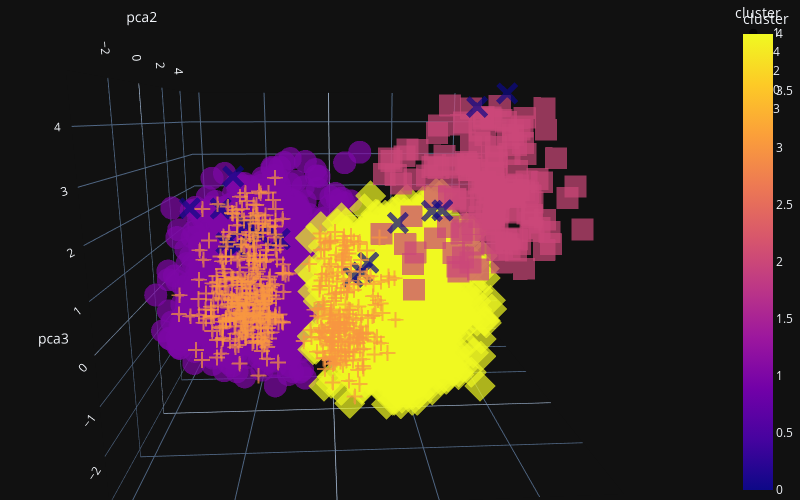

Here is the notebook cell this chart was saved with:
### Code cell
fig = px.scatter_3d(pca_df, x='pca1', y='pca2', z='pca3',
                    color='cluster',
                    symbol='cluster',
                    size_max=18, opacity=0.7)
fig.layout.height = 500
fig.layout.width = 800
fig.update_layout(margin=dict(l=0, r=0, b=0, t=0))

### Figure 1 — Plotly figure (JSON) as saved in the notebook; plotly's stock layout.template omitted (floating-point values rounded to 4 significant figures; data arrays with more than 128 entries replaced by an {"elided": "..."} marker saying what was removed)
{"data": [{"hovertemplate": "cluster=%{marker.color}<br>pca1=%{x}<br>pca2=%{y}<br>pca3=%{z}<extra></extra>", "legendgroup": "1", "marker": {"color": {"elided": "979 int values"}, "coloraxis": "coloraxis", "opacity": 0.7, "symbol": "circle"}, "mode": "markers", "name": "1", "scene": "scene", "showlegend": true, "type": "scatter3d", "x": {"elided": "979 float values"}, "y": {"elided": "979 float values"}, "z": {"elided": "979 float values"}}, {"hovertemplate": "cluster=%{marker.color}<br>pca1=%{x}<br>pca2=%{y}<br>pca3=%{z}<extra></extra>", "legendgroup": "4", "marker": {"color": {"elided": "1169 int values"}, "coloraxis": "coloraxis", "opacity": 0.7, "symbol": "diamond"}, "mode": "markers", "name": "4", "scene": "scene", "showlegend": true, "type": "scatter3d", "x": {"elided": "1169 float values"}, "y": {"elided": "1169 float values"}, "z": {"elided": "1169 float values"}}, {"hovertemplate": "cluster=%{marker.color}<br>pca1=%{x}<br>pca2=%{y}<br>pca3=%{z}<extra></extra>", "legendgroup": "2", "marker": {"color": {"elided": "155 int values"}, "coloraxis": "coloraxis", "opacity": 0.7, "symbol": "square"}, "mode": "markers", "name": "2", "scene": "scene", "showlegend": true, "type": "scatter3d", "x": {"elided": "155 float values"}, "y": {"elided": "155 float values"}, "z": {"elided": "155 float values"}}, {"hovertemplate": "cluster=%{marker.color}<br>pca1=%{x}<br>pca2=%{y}<br>pca3=%{z}<extra></extra>", "legendgroup": "0", "marker": {"color": [0, 0, 0, 0, 0, 0, 0, 0, 0, 0, 0, 0, 0, 0, 0, 0], "coloraxis": "coloraxis", "opacity": 0.7, "symbol": "x"}, "mode": "markers", "name": "0", "scene": "scene", "showlegend": true, "type": "scatter3d", "x": [3.781, 2.323, 2.541, -1.707, 3.454, -2.184, 0.7882, -1.981, 1.662, -2.569, -1.233, -3.407, -2.27, 0.9886, -2.756, 0.5636], "y": [-1.094, -0.4872, -0.6181, -0.2969, 0.1608, -0.8067, 1.02, -0.5517, 0.5976, 0.1893, -0.4348, 0.2858, -0.2148, 1.539, 0.7488, 1.539], "z": [4.648, 2.013, 2.046, 1.462, 4.384, 2.869, 0.1634, 1.734, 1.549, 1.165, 1.376, 2.01, 1.157, 0.2998, 1.927, -0.09174]}, {"hovertemplate": "cluster=%{marker.color}<br>pca1=%{x}<br>pca2=%{y}<br>pca3=%{z}<extra></extra>", "legendgroup": "3", "marker": {"color": {"elided": "504 int values"}, "coloraxis": "coloraxis", "opacity": 0.7, "symbol": "cross"}, "mode": "markers", "name": "3", "scene": "scene", "showlegend": true, "type": "scatter3d", "x": {"elided": "504 float values"}, "y": {"elided": "504 float values"}, "z": {"elided": "504 float values"}}], "layout": {"coloraxis": {"colorbar": {"title": {"text": "cluster"}}, "colorscale": [[0, "#0d0887"], [0.1111, "#46039f"], [0.2222, "#7201a8"], [0.3333, "#9c179e"], [0.4444, "#bd3786"], [0.5556, "#d8576b"], [0.6667, "#ed7953"], [0.7778, "#fb9f3a"], [0.8889, "#fdca26"], [1, "#f0f921"]]}, "height": 500, "legend": {"title": {"text": "cluster"}, "tracegroupgap": 0}, "margin": {"b": 0, "l": 0, "r": 0, "t": 0}, "scene": {"aspectmode": "auto", "aspectratio": {"x": 1.107, "y": 1.012, "z": 0.8929}, "camera": {"center": {"x": 0, "y": 0, "z": 0}, "eye": {"x": -0.09764, "y": -1.653, "z": 0.3656}, "projection": {"type": "perspective"}, "up": {"x": 0, "y": 0, "z": 1}}, "domain": {"x": [0, 1], "y": [0, 1]}, "xaxis": {"title": {"text": "pca1"}, "type": "linear"}, "yaxis": {"title": {"text": "pca2"}, "type": "linear"}, "zaxis": {"title": {"text": "pca3"}, "type": "linear"}}, "width": 800}}
